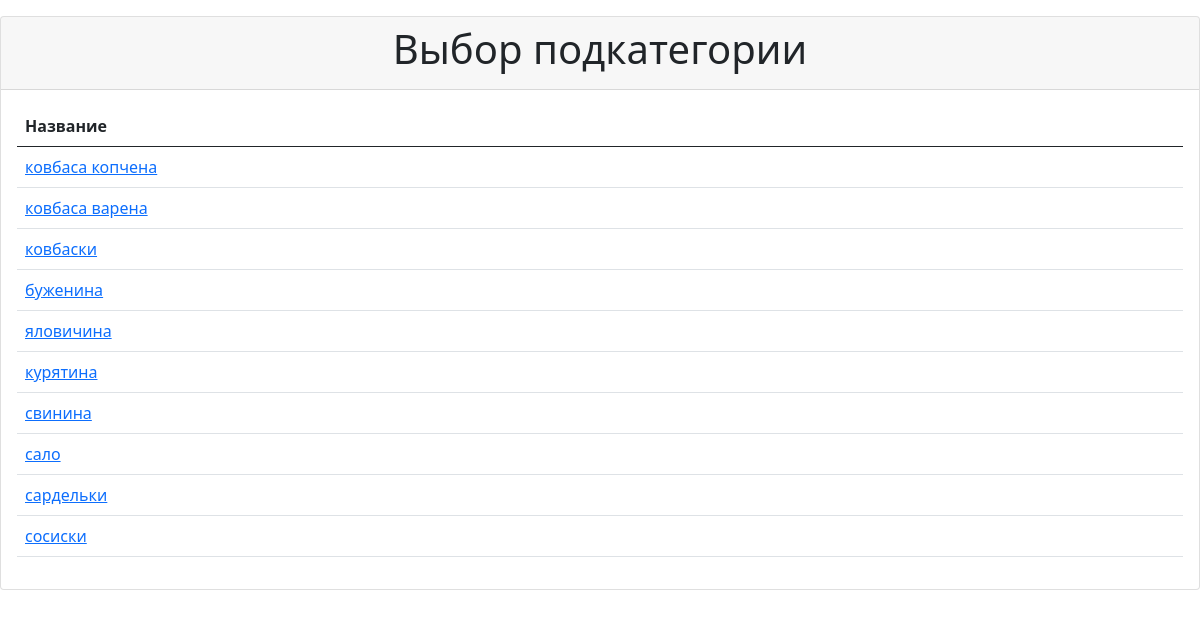
/subcategories?category_id=4, run on the app's committed database.
### tables this page shows
CREATE TABLE Subcategory (
            id INTEGER PRIMARY KEY AUTOINCREMENT,
            category_id INTEGER,
            name TEXT,
            url TEXT,
            FOREIGN KEY (category_id) REFERENCES Category(id)
        );

### app.py (the view)
@app.route("/subcategories")
def subcategories():
    category_id = request.args.get("category_id")
    subcategories = get_subcategories(category_id)
    return render_template("subcategories.html", subcategories=subcategories)

### app.py (called while the page is built)
def get_subcategories(category_id):
    conn = sqlite3.connect(DATABASE)
    cursor = conn.cursor()
    cursor.execute("SELECT * FROM Subcategory WHERE category_id = ?", (category_id,))
    subcategories = cursor.fetchall()
    conn.close()
    return subcategories

### templates/subcategories.html (shortened to what this page needs)
<!DOCTYPE html>
<html>
<head>
    <link href="https://cdn.jsdelivr.net/npm/bootstrap@5.0.2/dist/css/bootstrap.min.css" rel="stylesheet">
</head>
<body>
    <div id="main">
    <div class="card">
        <div class="card-header">
            <h1 class="text-center">Выбор подкатегории</h1>
        </div>
        <div class="card-content">
            <div class="card-body">
                <div class="table-responsive">
                    <table class="table table-hover">
                        <thead>
                            <tr>
                                <th>Название</th>
                            </tr>
                        </thead>
                        <tbody>
                            {% for subcategory in subcategories %}
                            <tr>
                                <td><a href="/products?subcategory_id={{ subcategory[0] }}">{{ subcategory[2] }}</a></td>
                            </tr>
                            {% endfor %}
                        </tbody>
                </div>
            </div>
        </div>
</body>
</html>

### data on the page
Subcategory: name "ковбаса копчена"
Subcategory: name "ковбаса варена"
Subcategory: name "ковбаски"
Subcategory: name "буженина"
Subcategory: name "яловичина"
Subcategory: name "курятина"
Subcategory: name "свинина"
Subcategory: name "сало"
Subcategory: name "сардельки"
Subcategory: name "сосиски"
